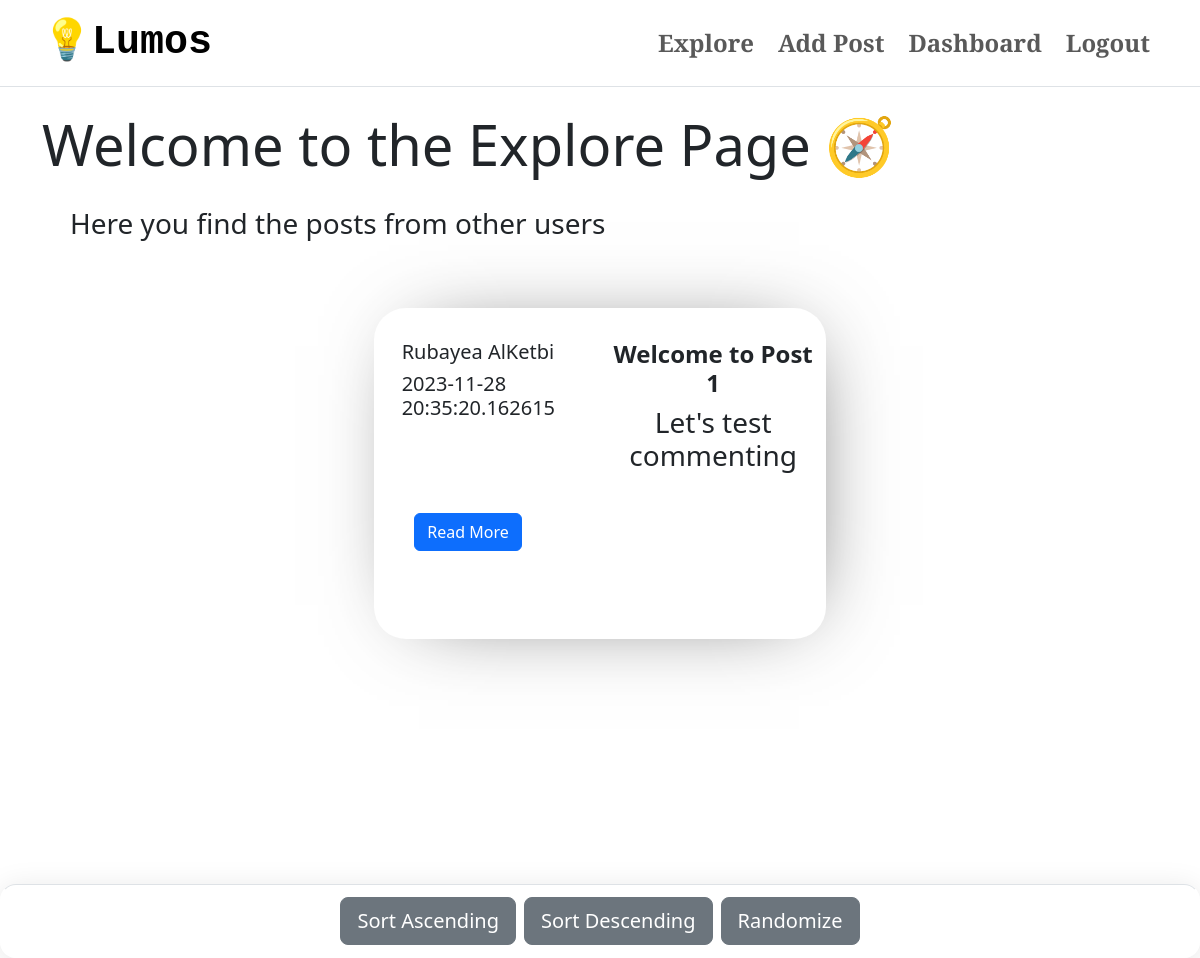
Page /explore (signed in) on the committed database.
### app/models.py (models this page shows, shortened)
class User(db.Model, UserMixin):
    id = db.Column(db.Integer, primary_key=True)
    name = db.Column(db.String(100), nullable=False)
    email = db.Column(db.String(100), unique=True, nullable=False)
    passwordHashed = db.Column(db.String(100), nullable=False)
    username = db.Column(db.String(20), unique=True, nullable=False)
    biography = db.Column(db.Text, nullable=True)
    avatar = db.Column(db.String(), nullable=True)
    posts = db.relationship('Post', backref='user', lazy=True)
    @property
    def password(self):
        raise AttributeError('password: write-only field , not readable')

class Post(db.Model):
    id = db.Column(db.Integer, primary_key=True)
    title = db.Column(db.String(100), nullable=False)
    caption = db.Column(db.Text, nullable=False)
    publish_date = db.Column(db.DateTime, default=datetime.utcnow())
    author_id = db.Column(db.Integer, db.ForeignKey('user.id'), nullable=False)
    tags = db.relationship('Tag', secondary='post_tag', backref=db.backref('posts', lazy='dynamic'))

### app/views.py (the view)
@app.route('/explore', methods=['GET', 'POST'])
@login_required
def explore():
    posts = Post.query.all()
    userCache = {}
    for post in posts:
        if post.author_id in userCache:
            authorName = userCache[post.author_id]
        else:
            author = User.query.filter_by(id=post.author_id).first()
            userCache[post.author_id] = author.name
    return render_template("explore.html", posts = posts, userCache = userCache)

### app/views.py (called while the page is built)
@login_manager.user_loader
def load_user(id):
    return User.query.get(int(id))

### app/templates/explore.html (shortened to what this page needs)
{%extends "user_home.html"%}
{%block content%}
    <div class="container-fluid border-top h-full">
        <div class="container">
            <div class="row">
                <h1 class="display-4 pt-4">Welcome to the Explore Page 🧭</h1>
            </div>
            <div class="row pb-3 m-3">
                <p class="fs-3 fw-light">Here you find the posts from other users</p>
            </div>
        </div>
        <div class="container-fluid rounded-1">
            <div class="row d-flex justify-content-center align-items-center p-3 gap-3">
            {%for post in posts%}
                <div class="col-md-5 mb-4">
                    <div class="container growContainer normalContainer", id ="{{post.id}}">
                        <div class ="row">
                            <div class ="col-md-6">
                                <h5 class="fw-light px-3">{{ userCache[post.author_id] }}</h5>
                                <h5 class="fw-light px-3">{{ post.publish_date }}</h5>
                            </div>
                            <div class = "col-md-6">
                                <h4 class="fw-bold text-center">{{ post.title }}</h4>
                                <h3 class="fw-light text-center">{{ post.caption }}</h3>
                            </div>
                            <div class="col-md-5 mb-4">
                                <div class="container growContainer normalContainer" id="{{ post.id }}">
                                    <div class="text-center">
                                        <a href="{{ url_for('post', post_id=post.id) }}" class="btn btn-primary">Read More</a>
                                    </div>
                                </div>
                            </div>
                        </div>
                    </div>
                </div>
            {%endfor%}
            </div>
        </div>
    </div>
    <br>
    <br>
    <br>
    <nav class="navbar fixed-bottom glassContainer border-top">
        <div class="d-flex justify-content-center align-items-center w-100">
            <button type="button" class="btn btn-secondary m-1 btn-lg" id="SortAsc"> Sort Ascending</button>
            <button type="button" class="btn btn-secondary m-1 btn-lg" id="SortDesc"> Sort Descending</button>
            <button type="button" class="btn btn-secondary m-1 btn-lg" id="Randomize"> Randomize</button>
        </div>
    </nav>
{%endblock content%}

### app/static/CSS/style.css (style rules this page uses)
:root { --black: #020100ff; --lapis-lazuli: #235789ff; --school-bus-yellow: #f1d302ff; --fire-engine-red: #c1292eff; --baby-powder: #fdfffcff; }
.glassContainer { background: rgba(255, 255, 255, 0.24); border-radius: 16px; box-shadow: 0 4px 30px rgba(0, 0, 0, 0.1); backdrop-filter: blur(5px); -webkit-backdrop-filter: blur(5px); border: 1px solid rgba(255, 255, 255, 0.42); }
.h-full { min-height: 100vh; }
.normalContainer { display: inline-flexbox; justify-content: center; align-items: center; margin: auto; padding: 2rem; border-radius: 2rem; background-color: white; max-width: 90%; max-height: 60%; -webkit-box-shadow: 9px 2px 83px -36px rgba(0,0,0,0.73); -moz-box-shadow: 9px 2px 83px -36px rgba(0,0,0,0.73); box-shadow: 9px 2px 83px -36px rgba(0,0,0,0.73); }
.growContainer { transition: transform .2s ease-in-out; }

### rows in the picture
Post: publish_date "2023-11-28 20:35:20.162615", title "Welcome to Post 1", caption "Let's test commenting"
User: name "Rubayea AlKetbi"
